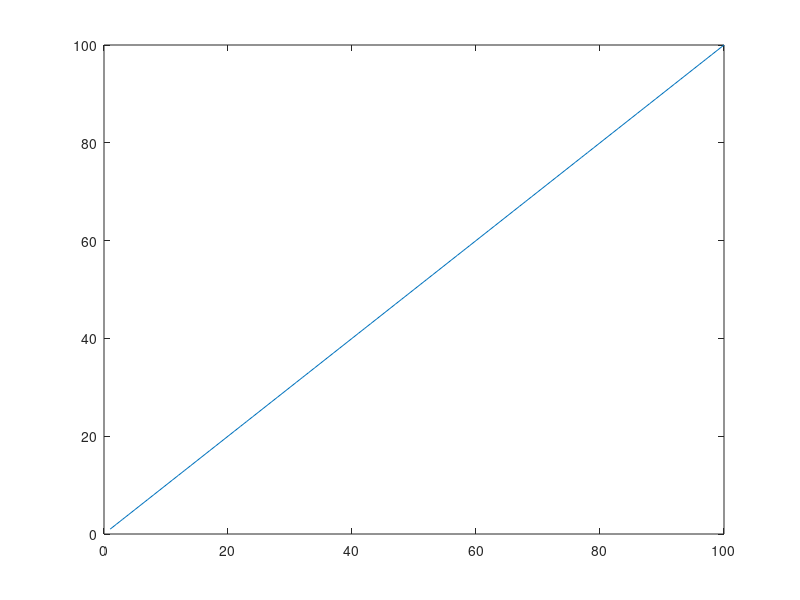
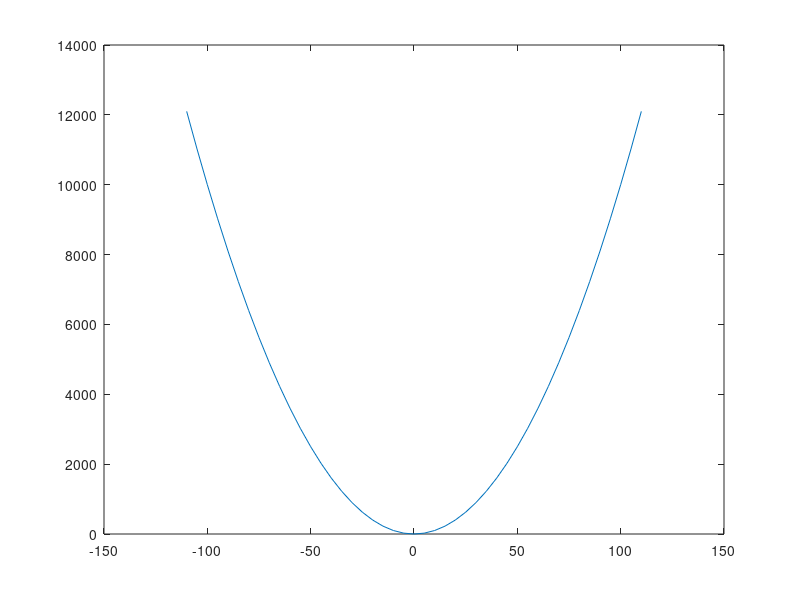
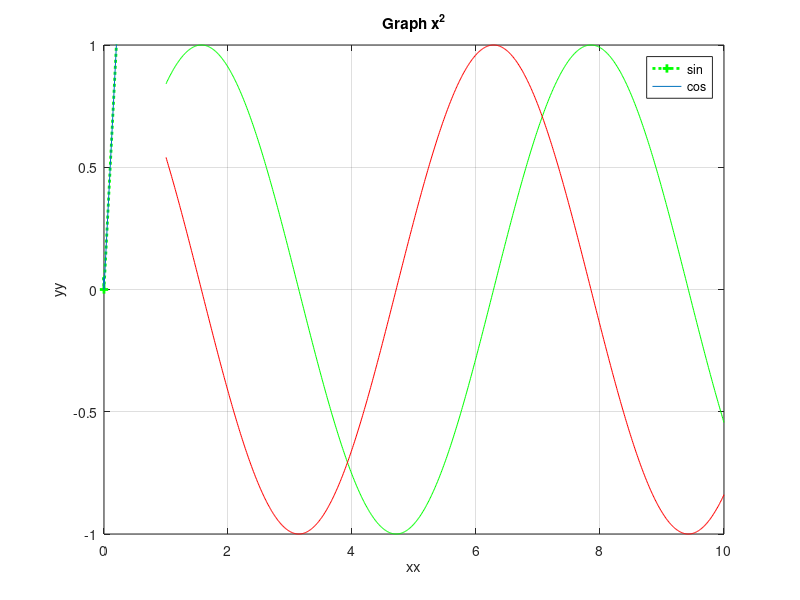
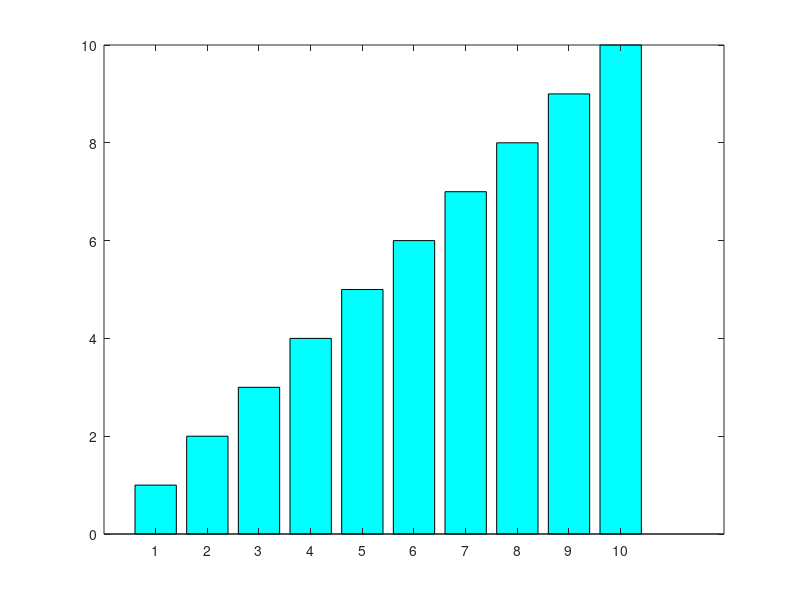

These charts were generated, in order, by the following MATLAB code:
close all
clc

% must define x and also y values
x = (1:100);
y = x;
plot(x,y);

x = -110:5:110;
y = x.^2;
figure
plot(x,y);

% Green dotted line with + at points 2 line width
figure
plot(x, y, 'g+:','LineWidth',2)
hold on

% inserting title, naming x and y axis, etc.
plot(x, y), xlabel('xx'), ylabel('yy'), title('Graph x^2'), grid on;

% drawing multiple functions in the same graph
x = (1:0.01:10);
sinx = sin(x);
cosx = cos(x);
% colors on plots and axis (minx, maxx, miny, maxy);
% Colors : blue(b), black(k), cyan(c), green(g), 
% magenta(m), red(r), yellow(y), white(w)
% legend is used to create a legend for each line
plot(x, sinx, 'g', x, cosx, 'r'), legend('sin', 'cos'), axis([0 10 -1 1]); 

figure
x = 1:10;
bar(x, 'c');








